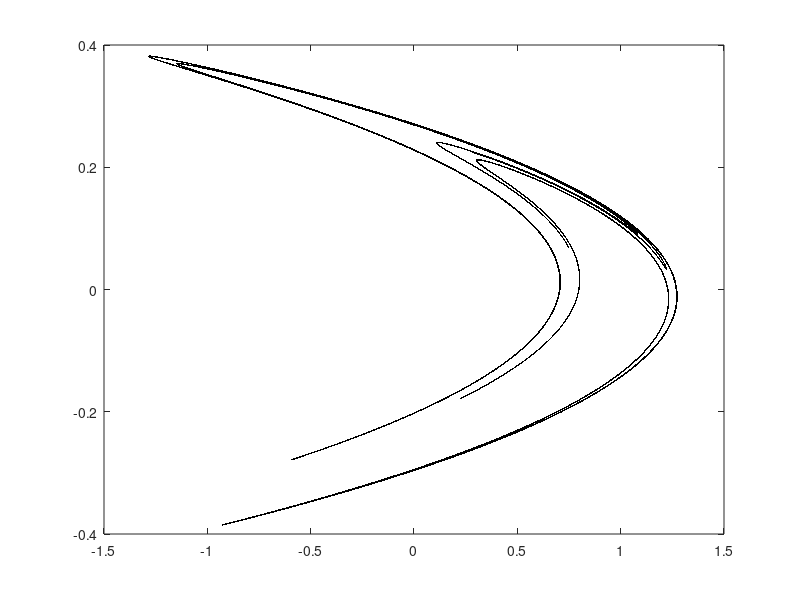

MATLAB code for this plot:
clc;clear;
b=0.3;a=1.4;
N=1000000;
yn=zeros(1,N);
xn=zeros(1,N);
hold on;box on;
x=0;
y=0;

for k=1:N
xm=x;
ym=y;
x=ym+1-a*xm.*xm;
y=b*xm;
end
xn(1)=x;yn(1)=y;
for n=2:N
xm=x;
ym=y;
x=ym+1-a*xm.*xm;
y=b*xm;
xn(n)=x;yn(n)=y;
end
plot(xn,yn,'k.','markersize',1);


